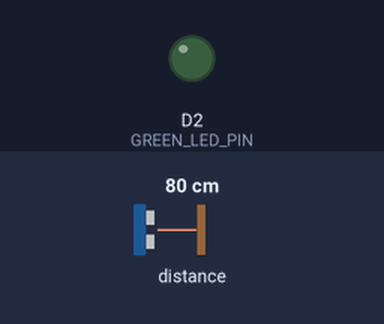
Simulated run of this sketch. Board: ESP8266 (NodeMCU). On the bench: output pins drawn as LEDs (lit = HIGH). Wiring (inferred from the names in the program): ultrasonic range finder: trigger D4; echo D3. The test bench sets the inputs (shaded band); at power-on: distance to the obstacle 80 cm. The echo pulse lasts 58.3 µs per cm; WiFi joins after 1.5 s; servers stay silent unless stated; random numbers use the default seed unless the sketch sets one; no MQTT or app messages arrive unless stated; pins used as bus, display or sensor lines are not drawn; what the sketch prints to the serial monitor is not drawn.

Above: at 2.7 s.
2.8 s: distance to the obstacle set to 43 cm
At 4.9 s:
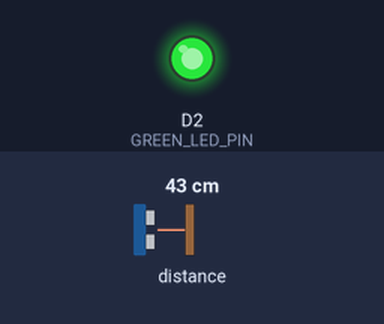
5.0 s: distance to the obstacle set to 37 cm
Timing chart, 0 to 8.0 s (numbered marks = the images above; inputs shaded):
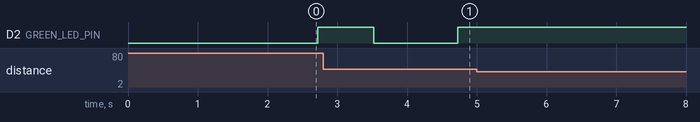

The sketch:

dam_remotehyd.ino
```cpp
#include "SystemState.h"
#include "BlinkTask.h"
#include "MQTTCommunicationTask.h"
#include "SonarMeasureTask.h"
#include "Scheduler.h"

#define GREEN_LED_PIN 4
#define SONAR_ECHO_PIN 0
#define SONAR_TRIG_PIN 2

// System variables

double damLevel;

int systemState;

Scheduler scheduler;

void setup() {
  	Serial.begin(115200);

	systemState = NORMAL;

	MQTTCommunicationTask* mqttCommunicationTask = new MQTTCommunicationTask();
	mqttCommunicationTask->init(10000l);

	Sonar* sonar = new Sonar(SONAR_TRIG_PIN, SONAR_ECHO_PIN);
	SonarMeasureTask* sonarMeasureTask = new SonarMeasureTask(sonar, mqttCommunicationTask);
	sonarMeasureTask->init(1000);

	Led* greenLed = new Led(GREEN_LED_PIN);
	BlinkTask* blinkTask = new BlinkTask(greenLed);
	blinkTask->init(1000);

	scheduler.init(1000);

	scheduler.addTask(sonarMeasureTask);
	scheduler.addTask(mqttCommunicationTask);
	scheduler.addTask(blinkTask);
}

void loop() {
	scheduler.schedule();
}
```

BlinkTask.cpp
```cpp
#include "BlinkTask.h"

extern int systemState;

BlinkTask::BlinkTask(Led* led) {
	this->led = led;
}

void BlinkTask::init(int period) {
	Task::init(period);
	state = OFF;
}

void BlinkTask::tick() {
	switch (systemState) {
	case NORMAL:
		this->led->switchOff();
		break;
	case PRE_ALLARM:
		this->blink();
		break;
	case ALLARM:
		this->led->switchOn();
		break;
	}
}

void BlinkTask::blink() {
	switch (state){
		case OFF:
			this->led->switchOn();
			state = ON;
		break;
		case ON:
			this->led->switchOff();
			state = OFF;
		break;
	}
}
```

BlinkTask.h
```cpp
#ifndef __BLINK_TASK__
#define __BLINK_TASK__

#include "Task.h"
#include "Led.h"
#include "SystemState.h"

class BlinkTask: public Task {

	public:
		BlinkTask(Led* led);
		void init(int period);
		void tick();

	private:
		Led* led;
		enum { ON, OFF} state;
		void blink();

};

#endif
```

Led.cpp
```cpp
#include "Led.h"
#include "Arduino.h"

Led::Led(int pin) {
	this->pin = pin;
	pinMode(pin,OUTPUT);
}

void Led::switchOn() {
	digitalWrite(pin,HIGH);
}

void Led::switchOff() {
	digitalWrite(pin,LOW);
};
```

Led.h
```cpp
#ifndef __LED__
#define __LED__

class Led {

	public:
		Led(int pin);
		void switchOn();
		void switchOff();

	private:
		int pin;

};

#endif
```

MQTTCommunicationTask.cpp
```cpp
#include "MQTTCommunicationTask.h"
#include <ESP8266WiFi.h>
#include <PubSubClient.h>

#define MSG_BUFFER_SIZE  (50)

const char* ssid = "home";
const char* password = "trustno1";
const char* mqtt_server = "192.168.178.25";

WiFiClient espClient;
PubSubClient client(espClient);
char msg[MSG_BUFFER_SIZE];

extern double damLevel;

extern int systemState;

MQTTCommunicationTask::MQTTCommunicationTask() {
}

void setup_wifi() {
	delay(10);
	// We start by connecting to a WiFi network
	Serial.println();
	Serial.print("Connecting to ");
	Serial.println(ssid);

	WiFi.mode(WIFI_STA);
	WiFi.begin(ssid, password);

	while (WiFi.status() != WL_CONNECTED) {
		delay(500);
		Serial.print(".");
	}

	randomSeed(micros());

	Serial.println("");
	Serial.println("WiFi connected");
	Serial.println("IP address: ");
	Serial.println(WiFi.localIP());
}

void MQTTCommunicationTask::init(int period) {
  	setup_wifi();
	Task::init(period);
  	client.setServer(mqtt_server, 1883);
}

void reconnect() {
    Serial.print("Attempting MQTT connection...");
    // Create a random client ID
    String clientId = "ESP8266Client-";
    clientId += String(random(0xffff), HEX);
    // Attempt to connect
    if (client.connect(clientId.c_str())) {
		Serial.println("connected");
    } else {
		Serial.print("failed, rc=");
		Serial.print(client.state());
	}
}

void MQTTCommunicationTask::tick() {
  client.loop();

  if (!client.connected()) {
    reconnect();
  } else {
    switch(systemState) {
      case NORMAL:
        snprintf (msg, MSG_BUFFER_SIZE, "N");
        break;
      case PRE_ALLARM:
        snprintf (msg, MSG_BUFFER_SIZE, "P:L=%f", damLevel);
        break;
      case ALLARM:
        snprintf (msg, MSG_BUFFER_SIZE, "A:L=%f", damLevel);
        break;
    }
    client.publish("outTopic", msg);
  }
}
```

MQTTCommunicationTask.h
```cpp
#ifndef __SERIAL_COMMUNICATION_TASK__
#define __SERIAL_COMMUNICATION_TASK__

#include "Task.h"
#include "SystemState.h"
#include <string.h>

class MQTTCommunicationTask: public Task {

	public:
		MQTTCommunicationTask();
		void init(int period);
		void tick();

};

#endif
```

Scheduler.cpp
```cpp
#include "Scheduler.h"

volatile bool timerFlag;

ESP8266Timer ITimer;

void timerHandler(void){
  timerFlag = true;
}

void Scheduler::init(int basePeriod){
  this->basePeriod = basePeriod;
  timerFlag = false;
  long period = 1000l*basePeriod;
  ITimer.attachInterruptInterval(period, timerHandler);
  nTasks = 0;
}

bool Scheduler::addTask(Task* task){
  if (nTasks < MAX_TASKS-1){
    taskList[nTasks] = task;
    nTasks++;
    return true;
  } else {
    return false;
  }
}

void Scheduler::schedule(){
  while (!timerFlag){}
  timerFlag = false;

  for (int i = 0; i < nTasks; i++){
    if (taskList[i]->updateAndCheckTime(basePeriod)){
      taskList[i]->tick();
    }
  }
}
```

Scheduler.h
```cpp
#ifndef __SCHEDULER__
#define __SCHEDULER__

#include "Task.h"
#include "Arduino.h"

#define TIMER_INTERRUPT_DEBUG 0
#define _TIMERINTERRUPT_LOGLEVEL_ 0

#include <ESP8266TimerInterrupt.h>

#define MAX_TASKS 50

class Scheduler {

  int basePeriod;
  int nTasks;
  Task* taskList[MAX_TASKS];

public:
  void init(int basePeriod);
  virtual bool addTask(Task* task);
  virtual void schedule();
};

#endif
```

Sonar.cpp
```cpp
#include "Sonar.h"

Sonar::Sonar(int trigPin, int echoPin) {
    this->trigPin = trigPin;
    pinMode(this->trigPin, OUTPUT);
    this->echoPin = echoPin;
    pinMode(this->echoPin, INPUT);
    this->setSpeedOfSound(20.0);
}

void Sonar::setSpeedOfSound(double temperature) {
    this->speedOfSound = 331.45 + 0.62 * temperature;
}

double Sonar::getDistance() {
    /* invio impulso */
    digitalWrite(this->trigPin,LOW);
    delayMicroseconds(3);
    digitalWrite(this->trigPin,HIGH);
    delayMicroseconds(5);
    digitalWrite(this->trigPin,LOW);

    /* ricevi l’eco */
    double tUS = pulseIn(this->echoPin, HIGH);
    double t = tUS / 1000.0 / 1000.0 / 2;
    double d = t*this->speedOfSound;
    return d;
}

bool Sonar::detected() {
	return this->getDistance() != 0;
}
```

Sonar.h
```cpp
#ifndef __SONAR__
#define __SONAR__

#include "Arduino.h"

class Sonar {

	public:
		Sonar(int trigPin, int echoPin);
		void setSpeedOfSound(double temperature);
		double getDistance();
		bool detected();

	private:
		int trigPin, echoPin;
		double speedOfSound;

};

#endif
```

SonarMeasureTask.cpp
```cpp
#include "SonarMeasureTask.h"

#define D1 1
#define D2 0.4

#define PERIOD1 10000l
#define PERIOD2 5000l

extern double damLevel;

extern int systemState;

SonarMeasureTask::SonarMeasureTask(Sonar* sonar, MQTTCommunicationTask* mqttCommunicationTask) {
	this->sonar = sonar;
	this->mqttCommunicationTask = mqttCommunicationTask;
}

void SonarMeasureTask::init(int period) {
	Task::init(period);
	this->sonar->setSpeedOfSound(25);
}

void SonarMeasureTask::tick() {
	damLevel = this->sonar->getDistance();

	if (damLevel > D1) {
		systemState = NORMAL;
		this->mqttCommunicationTask->changePeriod(PERIOD1);
	} else if (damLevel < D1 && damLevel > D2) {
		systemState = PRE_ALLARM;
		this->mqttCommunicationTask->changePeriod(PERIOD1);
	} else if (damLevel < D2) {
		systemState = ALLARM;
		this->mqttCommunicationTask->changePeriod(PERIOD2);
	}

#ifdef DEBUG
	Serial.print("DamLevel: ");
	Serial.println(damLevel);
	Serial.print("State: ");
	Serial.println(systemState);
#endif

}
```

SonarMeasureTask.h
```cpp
#ifndef __SONAR_MEASURE_TASK__
#define __SONAR_MEASURE_TASK__

#include "Task.h"
#include "Sonar.h"
#include "SystemState.h"
#include "MQTTCommunicationTask.h"
#include "Arduino.h"

class SonarMeasureTask: public Task {

	public:
		SonarMeasureTask(Sonar* sonar, MQTTCommunicationTask* mqttCommunicationTask);
		void init(int period);
		void tick();

	private:
		Sonar* sonar;
		MQTTCommunicationTask* mqttCommunicationTask;

};

#endif
```

SystemState.h
```cpp
#ifndef __SYSTEM_STATE__
#define __SYSTEM_STATE__

enum SYSTEM_STATE {
	NORMAL,
	PRE_ALLARM,
	ALLARM
};

#endif
```

Task.h
```cpp
#ifndef __TASK__
#define __TASK__

class Task {
  int myPeriod;
  int timeElapsed;

public:
  virtual void init(int period){
    myPeriod = period;
    timeElapsed = 0;
  }

  virtual void tick() = 0;

  void changePeriod(int period) {
	  myPeriod = period;
  }

  bool updateAndCheckTime(int basePeriod){
    timeElapsed += basePeriod;
    if (timeElapsed >= myPeriod){
      timeElapsed = 0;
      return true;
    } else {
      return false;
    }
  }

};

#endif
```

Measured:
- after the input at 5.0 s, every drawn part: stays the same
